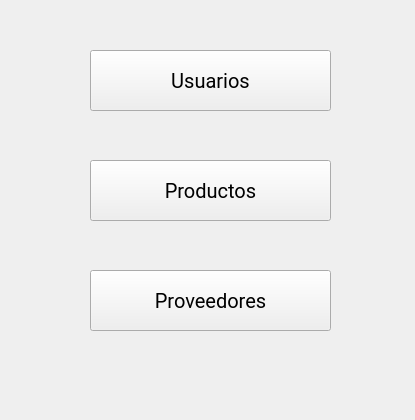
<?xml version="1.0" encoding="UTF-8"?>
<ui version="4.0">
 <class>MenuEditar</class>
 <widget class="QWidget" name="MenuEditar">
  <property name="geometry">
   <rect>
    <x>0</x>
    <y>0</y>
    <width>415</width>
    <height>420</height>
   </rect>
  </property>
  <property name="windowTitle">
   <string>Primera Interfaz</string>
  </property>
  <widget class="QPushButton" name="BotonActivar">
   <property name="geometry">
    <rect>
     <x>90</x>
     <y>50</y>
     <width>241</width>
     <height>61</height>
    </rect>
   </property>
   <property name="font">
    <font>
     <family>Roboto</family>
     <pointsize>15</pointsize>
    </font>
   </property>
   <property name="cursor">
    <cursorShape>OpenHandCursor</cursorShape>
   </property>
   <property name="text">
    <string>Usuarios</string>
   </property>
   <property name="icon">
    <iconset>
     <normaloff>../assets/icon_user.png</normaloff>../assets/icon_user.png</iconset>
   </property>
   <property name="iconSize">
    <size>
     <width>20</width>
     <height>20</height>
    </size>
   </property>
  </widget>
  <widget class="QPushButton" name="BotonActivar_2">
   <property name="enabled">
    <bool>true</bool>
   </property>
   <property name="geometry">
    <rect>
     <x>90</x>
     <y>160</y>
     <width>241</width>
     <height>61</height>
    </rect>
   </property>
   <property name="font">
    <font>
     <family>Roboto</family>
     <pointsize>15</pointsize>
    </font>
   </property>
   <property name="cursor">
    <cursorShape>OpenHandCursor</cursorShape>
   </property>
   <property name="text">
    <string>Productos</string>
   </property>
   <property name="icon">
    <iconset>
     <normaloff>../assets/icon_producto.png</normaloff>../assets/icon_producto.png</iconset>
   </property>
   <property name="iconSize">
    <size>
     <width>30</width>
     <height>30</height>
    </size>
   </property>
  </widget>
  <widget class="QPushButton" name="BotonActivar_3">
   <property name="enabled">
    <bool>true</bool>
   </property>
   <property name="geometry">
    <rect>
     <x>90</x>
     <y>270</y>
     <width>241</width>
     <height>61</height>
    </rect>
   </property>
   <property name="font">
    <font>
     <family>Roboto</family>
     <pointsize>15</pointsize>
    </font>
   </property>
   <property name="cursor">
    <cursorShape>OpenHandCursor</cursorShape>
   </property>
   <property name="text">
    <string>Proveedores</string>
   </property>
   <property name="icon">
    <iconset>
     <normaloff>../assets/icon_providder.png</normaloff>../assets/icon_providder.png</iconset>
   </property>
   <property name="iconSize">
    <size>
     <width>30</width>
     <height>30</height>
    </size>
   </property>
  </widget>
 </widget>
 <resources/>
 <connections/>
</ui>
